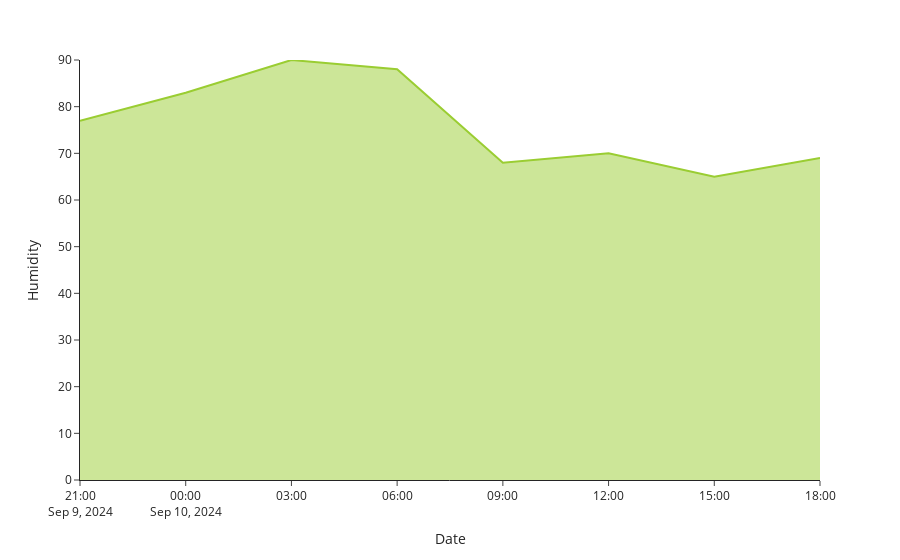

The code cell stored with this chart in its notebook:
### Code cell
fig_hum = px.line(weather_forecast, x=weather_forecast.index, y='Humidity', template='simple_white')
fig_hum.update_yaxes(range=[0, weather_forecast['Humidity'].max()])
fig_hum.update_traces(line_color='yellowgreen', fill='tozeroy')
fig_hum.show()

### Figure 1 — Plotly figure (JSON) as saved in the notebook; plotly's stock layout.template omitted (floating-point values rounded to 4 significant figures)
{"data": [{"fill": "tozeroy", "hovertemplate": "Date=%{x}<br>Humidity=%{y}<extra></extra>", "legendgroup": "", "line": {"color": "yellowgreen", "dash": "solid"}, "marker": {"symbol": "circle"}, "mode": "lines", "name": "", "orientation": "v", "showlegend": false, "type": "scatter", "x": ["2024-09-09 21", "2024-09-10 00", "2024-09-10 03", "2024-09-10 06", "2024-09-10 09", "2024-09-10 12", "2024-09-10 15", "2024-09-10 18"], "xaxis": "x", "y": [77, 83, 90, 88, 68, 70, 65, 69], "yaxis": "y"}], "layout": {"legend": {"tracegroupgap": 0}, "margin": {"t": 60}, "xaxis": {"anchor": "y", "domain": [0, 1], "title": {"text": "Date"}}, "yaxis": {"anchor": "x", "domain": [0, 1], "range": [0, 90], "title": {"text": "Humidity"}}}}
